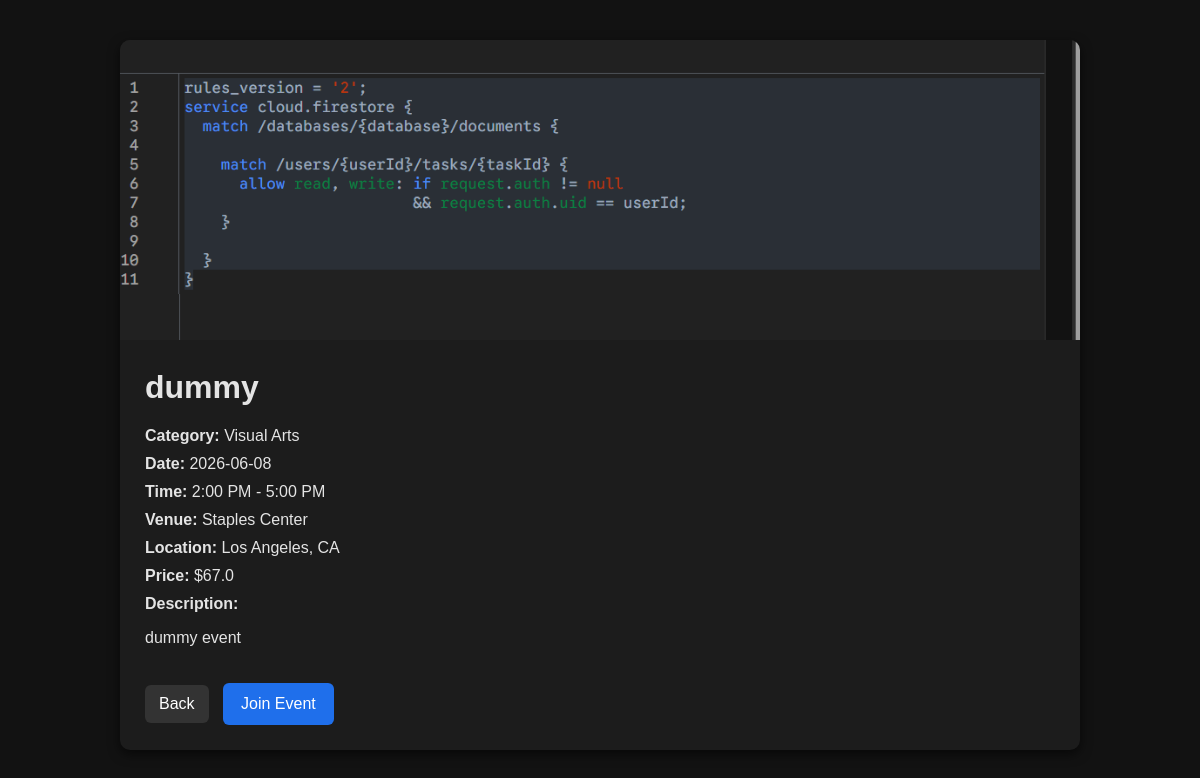
Page /events/view/11 on the committed database.
### tables this page shows
CREATE TABLE Events (
    EventID INTEGER PRIMARY KEY AUTOINCREMENT,

    CategoryID INTEGER NOT NULL,

    Name TEXT NOT NULL,
    StartDate TEXT NOT NULL,
    EndDate TEXT NOT NULL,
    Description TEXT,
    ImageURL TEXT,

    FOREIGN KEY (CategoryID) REFERENCES Category(CategoryID)
);

CREATE TABLE Category (
    CategoryID INTEGER PRIMARY KEY AUTOINCREMENT,
    Name TEXT NOT NULL UNIQUE
);

CREATE TABLE TimeSlots (
    SlotID INTEGER PRIMARY KEY AUTOINCREMENT,
    TimeStart TEXT NOT NULL,
    TimeEnd TEXT NOT NULL
);

CREATE TABLE Venues (
    VenueID INTEGER PRIMARY KEY AUTOINCREMENT,
    VenueName TEXT NOT NULL,
    Location TEXT NOT NULL,
    Reviews REAL,
    SeatingCapacity INTEGER,

    OwnerID INTEGER, Latitude REAL, Longitude REAL,
    FOREIGN KEY (OwnerID) REFERENCES Users(UserID)
);

CREATE TABLE EventVariants (
    VariantID INTEGER PRIMARY KEY AUTOINCREMENT,

    EventID INTEGER NOT NULL,
    HostID INTEGER NOT NULL,
    VenueID INTEGER, -- NULL
    SlotID INTEGER NOT NULL,

    TicketPrice REAL,

    Publicity INTEGER DEFAULT 0, 
    -- 0 = Public, 1 = Private, 2 = Unlisted

    Approved INTEGER DEFAULT 0
        CHECK (Approved IN (0,1)),

    FOREIGN KEY (EventID) REFERENCES Events(EventID) ON DELETE CASCADE,
    FOREIGN KEY (HostID) REFERENCES Users(UserID) ON DELETE CASCADE,
    FOREIGN KEY (VenueID) REFERENCES Venues(VenueID) ON DELETE SET NULL,
    FOREIGN KEY (SlotID) REFERENCES TimeSlots(SlotID) ON DELETE CASCADE
);

### main.py (the view)
@app.get("/events/view/{variant_id}")
def event_view(request: Request, variant_id: int):
    conn = sqlite3.connect("app.db")
    conn.row_factory = sqlite3.Row
    cur = conn.cursor()
    cur.execute("""
        SELECT
            ev.VariantID,
            e.Name,
            e.Description,
            e.ImageURL,
            e.StartDate,
            c.Name AS Category,
            v.VenueName,
            v.Location,
            ev.TicketPrice,
            ts.TimeStart,
            ts.TimeEnd
        FROM EventVariants ev
        JOIN Events e ON ev.EventID = e.EventID
        LEFT JOIN Venues v ON ev.VenueID = v.VenueID
        JOIN Category c ON e.CategoryID = c.CategoryID
        JOIN TimeSlots ts ON ev.SlotID = ts.SlotID
        WHERE ev.VariantID = ?
    """, (variant_id,))
    event = cur.fetchone()
    return templates.TemplateResponse("EventView.html", {
        "request": request,
        "event": event
    })

### templates/EventView.html (shortened to what this page needs)
<!DOCTYPE html>
<html>
<head>
</head>
<body>
<div class="container">
<img src="{{event.ImageURL}}" class="event-image">
<div class="content">
<h1>{{event.Name}}</h1>
<div class="info"><b>Category:</b> {{event.Category}}</div>
<div class="info"><b>Date:</b> {{event.StartDate}}</div>
<div class="info"><b>Time:</b> {{event.TimeStart}} - {{event.TimeEnd}}</div>
<div class="info"><b>Venue:</b> {{event.VenueName or "N/A"}}</div>
<div class="info"><b>Location:</b> {{event.Location or "N/A"}}</div>
<div class="info"><b>Price:</b> ${{event.TicketPrice}}</div>
<div class="info"><b>Description:</b></div>
<p>{{event.Description}}</p>
<a href="/events" class="back-btn">Back</a>
<a href="/events/join/{{event.VariantID}}" class="book-btn">Join Event</a>
</div>
</div>
</body>
</html>

### templates/EventView.html (style rules this page uses)
body { font-family: Arial, sans-serif; background:#121212; color:#e4e4e4; margin:0; }
.container { width:80%; margin:40px auto; background:#1c1c1c; border-radius:10px; overflow:hidden; box-shadow:0 4px 12px rgba(0,0,0,0.6); }
.event-image { width:100%; height:300px; object-fit:cover; }
.content { padding:25px; }
h1 { margin-top:0; }
.info { margin:10px 0; font-size:16px; }
.book-btn { display:inline-block; margin-top:20px; padding:12px 18px; background:#1f6feb; color:white; text-decoration:none; border-radius:6px; }
.back-btn { display:inline-block; margin-top:20px; margin-right:10px; padding:10px 14px; background:#333; color:white; text-decoration:none; border-radius:6px; }

### rows in the picture
Events: ImageURL (picture), Name "dummy", StartDate "2026-06-08", Description "dummy event"
Category: Category "Visual Arts"
TimeSlots: TimeStart "2:00 PM", TimeEnd "5:00 PM"
Venues: VenueName "Staples Center", Location "Los Angeles, CA"
EventVariants: TicketPrice "67.0"
